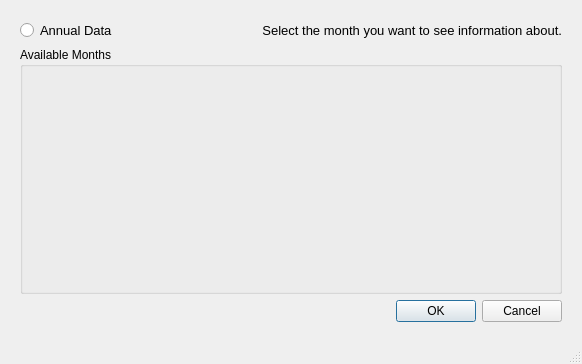
<?xml version="1.0" encoding="UTF-8"?>
<ui version="4.0">
 <class>MainWindow</class>
 <widget class="QMainWindow" name="MainWindow">
  <property name="geometry">
   <rect>
    <x>0</x>
    <y>0</y>
    <width>582</width>
    <height>364</height>
   </rect>
  </property>
  <property name="minimumSize">
   <size>
    <width>582</width>
    <height>364</height>
   </size>
  </property>
  <property name="windowTitle">
   <string>MainWindow</string>
  </property>
  <property name="animated">
   <bool>false</bool>
  </property>
  <widget class="QWidget" name="centralwidget">
   <layout class="QGridLayout" name="gridLayout">
    <property name="leftMargin">
     <number>20</number>
    </property>
    <property name="topMargin">
     <number>20</number>
    </property>
    <property name="rightMargin">
     <number>20</number>
    </property>
    <property name="bottomMargin">
     <number>20</number>
    </property>
    <item row="2" column="0" colspan="3">
     <widget class="QGroupBox" name="groupBox">
      <property name="minimumSize">
       <size>
        <width>541</width>
        <height>221</height>
       </size>
      </property>
      <property name="title">
       <string>Available Months</string>
      </property>
     </widget>
    </item>
    <item row="3" column="0" colspan="2">
     <widget class="QLabel" name="ErrorLabel">
      <property name="minimumSize">
       <size>
        <width>300</width>
        <height>0</height>
       </size>
      </property>
      <property name="font">
       <font>
        <pointsize>10</pointsize>
       </font>
      </property>
      <property name="text">
       <string/>
      </property>
     </widget>
    </item>
    <item row="3" column="2">
     <widget class="QDialogButtonBox" name="buttonBox">
      <property name="standardButtons">
       <set>QDialogButtonBox::Cancel|QDialogButtonBox::Ok</set>
      </property>
     </widget>
    </item>
    <item row="1" column="0">
     <widget class="QRadioButton" name="AnnualData">
      <property name="font">
       <font>
        <pointsize>10</pointsize>
       </font>
      </property>
      <property name="text">
       <string>Annual Data</string>
      </property>
     </widget>
    </item>
    <item row="1" column="1" colspan="2">
     <widget class="QLabel" name="label">
      <property name="font">
       <font>
        <pointsize>10</pointsize>
       </font>
      </property>
      <property name="text">
       <string>Select the month you want to see information about.</string>
      </property>
      <property name="alignment">
       <set>Qt::AlignRight|Qt::AlignTrailing|Qt::AlignVCenter</set>
      </property>
     </widget>
    </item>
   </layout>
  </widget>
  <widget class="QMenuBar" name="menubar">
   <property name="geometry">
    <rect>
     <x>0</x>
     <y>0</y>
     <width>582</width>
     <height>21</height>
    </rect>
   </property>
  </widget>
  <widget class="QStatusBar" name="statusbar"/>
 </widget>
 <resources/>
 <connections/>
</ui>
